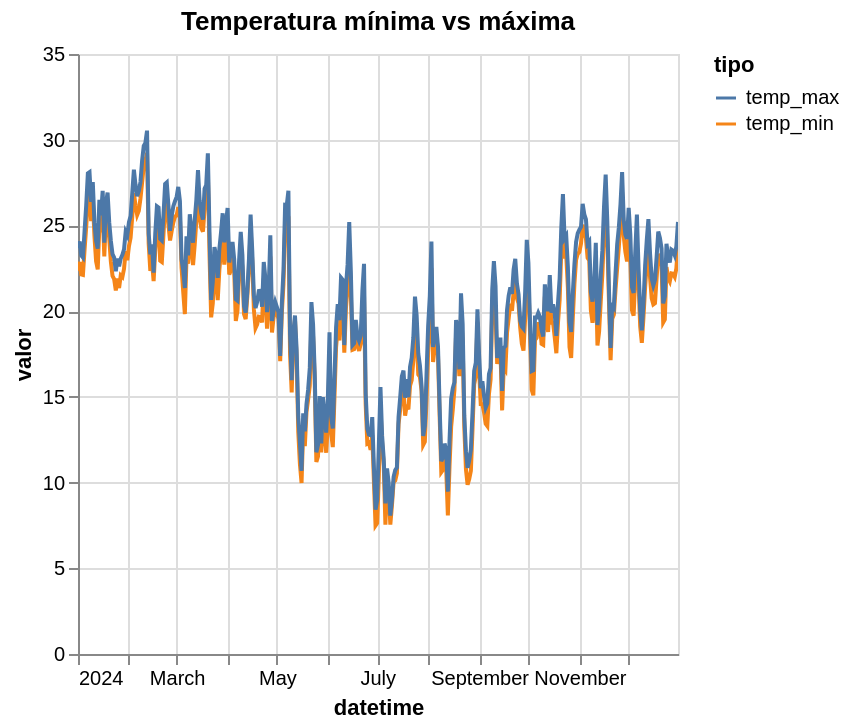

Notebook code cell kept with this figure:
### Markdown cell above
🌡️ Comparação temperatura min/max

### Code cell
chart_temp_range = alt.Chart(df_daily).transform_fold(
    ['temp_min', 'temp_max'],
    as_=['tipo', 'valor']
).mark_line().encode(
    x='datetime:T',
    y='valor:Q',
    color='tipo:N'
).properties(
    title='Temperatura mínima vs máxima'
).interactive()

chart_temp_range

# =========================================
# 6. Possíveis melhorias
# =========================================

# - Filtrar por período - sim
# - Criar médias diárias - com certeza
# - Criar dashboard com múltiplos gráficos

### Figure 1 — Vega-Lite specification as saved in the notebook (floating-point values rounded to 4 significant figures; data arrays with more than 128 entries replaced by an {"elided": "..."} marker saying what was removed)
{"config": {"view": {"continuousWidth": 300, "continuousHeight": 300}}, "data": {"name": "data-95d3e1e2b1fd51d743c792b0ad8453ce"}, "mark": {"type": "line"}, "encoding": {"color": {"field": "tipo", "type": "nominal"}, "x": {"field": "datetime", "type": "temporal"}, "y": {"field": "valor", "type": "quantitative"}}, "params": [{"name": "param_1e9efca18e7a2868", "select": {"type": "interval", "encodings": ["x", "y"]}, "bind": "scales"}], "title": "Temperatura mínima vs máxima", "transform": [{"fold": ["temp_min", "temp_max"], "as": ["tipo", "valor"]}], "$schema": "https://vega.github.io/schema/vega-lite/v6.1.0.json", "datasets": {"data-95d3e1e2b1fd51d743c792b0ad8453ce": {"elided": "366 records"}}}
